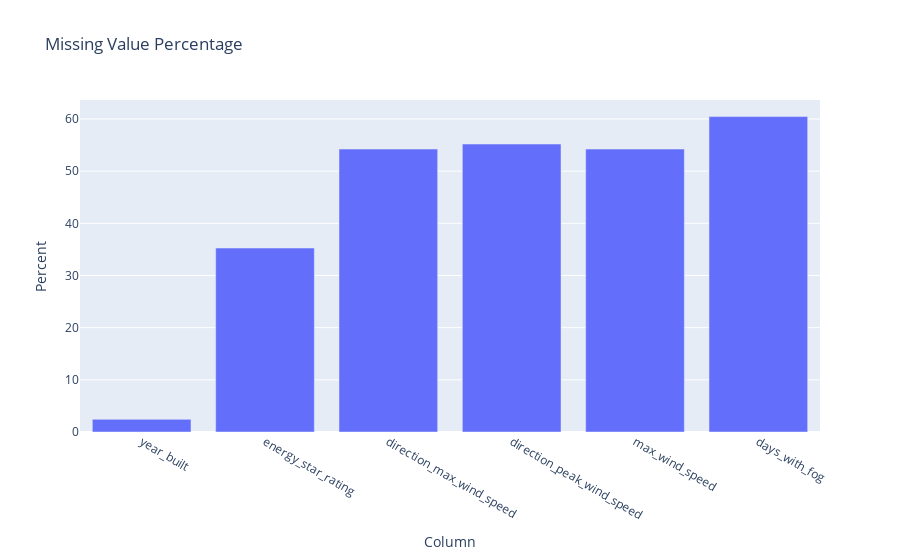

The notebook cell this image was saved under:
### Code cell
fig = px.bar(cols_missing, 
             x=cols_missing.index, y='%', 
             labels={'index':'Column', '%':'Percent'},
             hover_data=['N'],
             title='Missing Value Percentage'
            )
fig.show()

### Figure 1 — Plotly figure (JSON) as saved in the notebook; plotly's stock layout.template omitted (floating-point values rounded to 4 significant figures)
{"data": [{"alignmentgroup": "True", "customdata": [[1837], [26709], [41082], [41811], [41082], [45796]], "hovertemplate": "Column=%{x}<br>Percent=%{y}<br>N=%{customdata[0]}<extra></extra>", "legendgroup": "", "marker": {"color": "#636efa", "pattern": {"shape": ""}}, "name": "", "offsetgroup": "", "orientation": "v", "showlegend": false, "textposition": "auto", "type": "bar", "x": ["year_built", "energy_star_rating", "direction_max_wind_speed", "direction_peak_wind_speed", "max_wind_speed", "days_with_fog"], "xaxis": "x", "y": [2.425, 35.26, 54.23, 55.19, 54.23, 60.45], "yaxis": "y"}], "layout": {"barmode": "relative", "legend": {"tracegroupgap": 0}, "title": {"text": "Missing Value Percentage"}, "xaxis": {"anchor": "y", "domain": [0, 1], "title": {"text": "Column"}}, "yaxis": {"anchor": "x", "domain": [0, 1], "title": {"text": "Percent"}}}}
